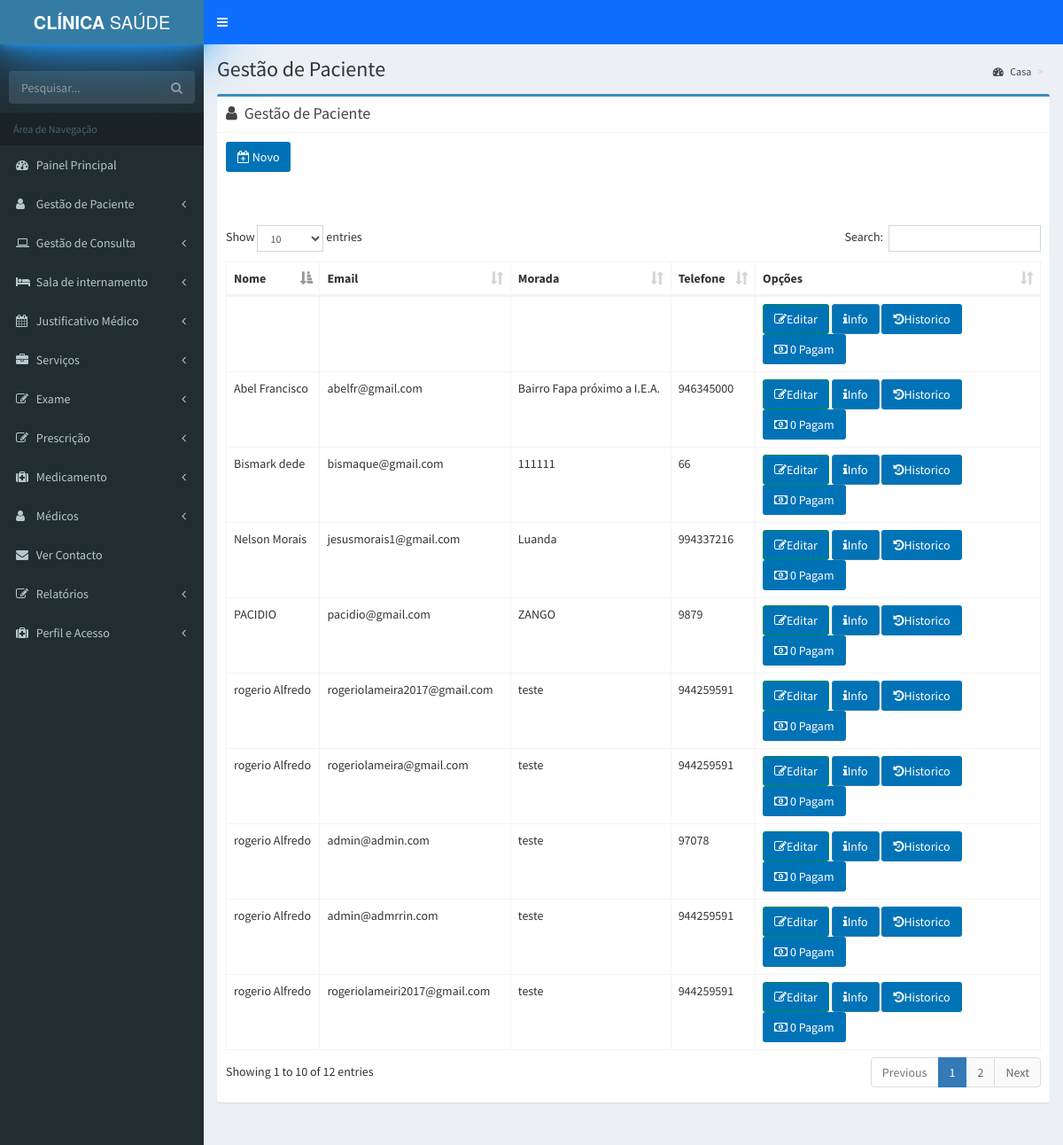
Page /Patient/patientlist.php on the committed database.
### tables this page shows
CREATE TABLE `patientregister` (
  `id` int(20) NOT NULL,
  `yearsOld` int(3) NOT NULL,
  `name` varchar(25) NOT NULL,
  `email` varchar(35) NOT NULL,
  `password` varchar(2000) NOT NULL,
  `address` varchar(50) NOT NULL,
  `phone` varchar(11) NOT NULL,
  `gender` varchar(100) NOT NULL,
  `birthdate` date NOT NULL,
  `bloodgroup` varchar(20) NOT NULL,
  `imageupload` varchar(80) DEFAULT NULL,
  `status` enum('1','0') NOT NULL DEFAULT '1',
  `cartaodesaude` varchar(200) NOT NULL
);

### Patient/patientlist.php (the view, shortened to what this page needs)
<?php include"../Include/header.php";?>
        <?php include"../Include/sidebar.php";?>
<?php
$query=mysqli_query ($connection,"SELECT `id`,`name`,`phone`,`email`,`address` FROM patientregister")or die (mysqli_error($connection));
$row1=mysql_fetch_all($query);
function mysql_fetch_all($query)
{
    $all = array();
    while ($all[] = mysqli_fetch_assoc($query)) {$temp=$all;}
    return $temp;
}
?>
<div class="content-wrapper">
    <section class="content-header">
      <h1>
         Gestão de Paciente
      </h1>
      <ol class="breadcrumb">
        <li><a href="../Index"><i class="fa fa-dashboard"></i> Casa</a></li>
        <li class="active"></li>
      </ol>
    </section>
    <section class="content">
      <div class="row">
  <div class="col-xs-12">
    <div class="box box-primary">
      <div class="box-header with-border ">
        <i class="fa fa-user"></i> <h3 class="box-title">Gestão de Paciente</h3>
      </div>
         <div class="box-header">
         <a href="patientregister.php" class="btn bg-blue"><i class="fa fa-calendar-plus-o"></i> Novo</a>
        </div>
<div>
</div>
<div class="box-body">
<table id="example1" class="table table-bordered table-hover">
<thead>
 <tr>
  <th>Nome</th>
  <th>Email</th>
  <th>Morada</th>
  <th>Telefone</th>
  <th>Opções</th>
</tr>
</thead>
<tbody>
<?php
     foreach ($row1 as $row5)
      {
?> <tr>
<td><?php echo $row5['name'];?></td>
<td><?php echo $row5['email'];?></td>
<td><?php echo $row5['address'];?></td>
<td><?php echo $row5['phone'];?></td>
<td><a href="editpatient1.php?id=<?php echo $row5['id']; ?>"><span class="btn btn-success bg-blue"><i class="fa fa-edit"></i>Editar </span></a>
 <a href="info.php?id=<?php echo $row5['id']; ?>"><span class="btn btn-primary bg-blue"><i class="fa fa-info"></i>Info</span>
  <a href="casehistory.php"> <span class="btn  bg-blue "><i class="fa fa-history"></i>Historico</span>
  <?php
  $sql="SELECT count(*) FROM  addpayment WHERE patient='".$row5['id']."'";
  $write =mysqli_query($connection,$sql) or die(mysqli_error($connection));
   $row=mysqli_fetch_array($write)or die (mysqli_error($connection));
              ?>
            <?php  if($row[0]<1){
                           ?>
                         <a href="addnewpayment.php?id=<?php echo $row5['id'];?>"><span class="small-box-footer"><span class="btn bg-blue"><i class="fa fa-money"></i><?php echo' '. $row[0];?> Pagam</a>
                        <?php
                           }else{
                            ?>
                            <a href="paymenthistory.php?id=<?php echo $row5['id'];?>"><span class="btn bg-blue"><i class="fa fa-money"></i><?php echo' '. $row[0];?> Pagam</a>
                             <?php
                           }
                           ?>
</tr>
<?php }  ?>
  </tbody>
</table>
    </section>
    </div>
    <?php include"../Include/footer.php";?>

### rows in the picture
patientregister: name "Bismark dede", email "bismaque@gmail.com", address "111111", phone "66", row "0"
patientregister: row "0"
patientregister: name "PACIDIO", email "pacidio@gmail.com", address "ZANGO", phone "9879", row "0"
patientregister: name "rogerio Alfredo", email "rogeriolameira2017@gmail.com", address "teste", phone "944259591", row "0"
patientregister: name "Abel Francisco", email "abelfr@gmail.com", address "Bairro Fapa próximo a I.E.A.", phone "946345000", row "0"
patientregister: name "Nelson Morais", email "jesusmorais1@gmail.com", address "Luanda", phone "994337216", row "0"
patientregister: name "rogerio Alfredo", email "rogeriolameira@gmail.com", address "teste", phone "944259591", row "0"
patientregister: name "rogerio Alfredo", email "admin@admin.com", address "teste", phone "97078", row "0"
patientregister: name "rogerio Alfredo", email "admin@admrrin.com", address "teste", phone "944259591", row "0"
patientregister: name "rogerio Alfredo", email "rogeriolameiri2017@gmail.com", address "teste", phone "944259591", row "0"
